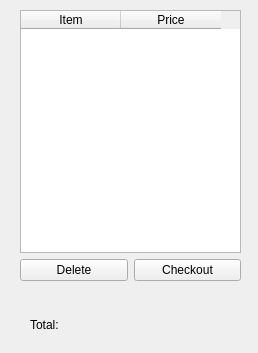
<?xml version="1.0" encoding="UTF-8"?>
<ui version="4.0">
 <class>Cart</class>
 <widget class="QWidget" name="Cart">
  <property name="geometry">
   <rect>
    <x>0</x>
    <y>0</y>
    <width>258</width>
    <height>353</height>
   </rect>
  </property>
  <property name="windowTitle">
   <string>Form</string>
  </property>
  <widget class="QLabel" name="PriceLabel">
   <property name="geometry">
    <rect>
     <x>20</x>
     <y>340</y>
     <width>121</width>
     <height>16</height>
    </rect>
   </property>
   <property name="font">
    <font>
     <weight>75</weight>
     <bold>true</bold>
    </font>
   </property>
   <property name="text">
    <string/>
   </property>
  </widget>
  <widget class="QLabel" name="label">
   <property name="geometry">
    <rect>
     <x>30</x>
     <y>310</y>
     <width>171</width>
     <height>31</height>
    </rect>
   </property>
   <property name="text">
    <string>&lt;html&gt;&lt;head/&gt;&lt;body&gt;&lt;p&gt;Total:&lt;/p&gt;&lt;/body&gt;&lt;/html&gt;</string>
   </property>
  </widget>
  <widget class="QWidget" name="verticalLayoutWidget">
   <property name="geometry">
    <rect>
     <x>20</x>
     <y>10</y>
     <width>221</width>
     <height>271</height>
    </rect>
   </property>
   <layout class="QVBoxLayout" name="verticalLayout">
    <item>
     <widget class="CartTable" name="uiCartTable">
      <column>
       <property name="text">
        <string>Item</string>
       </property>
      </column>
      <column>
       <property name="text">
        <string>Price</string>
       </property>
      </column>
     </widget>
    </item>
    <item>
     <layout class="QGridLayout" name="gridLayout">
      <item row="1" column="1">
       <widget class="QPushButton" name="CheckoutButton">
        <property name="text">
         <string>Checkout</string>
        </property>
       </widget>
      </item>
      <item row="1" column="0">
       <widget class="QPushButton" name="DeleteButton">
        <property name="styleSheet">
         <string notr="true"/>
        </property>
        <property name="text">
         <string>Delete</string>
        </property>
       </widget>
      </item>
     </layout>
    </item>
   </layout>
  </widget>
 </widget>
 <customwidgets>
  <customwidget>
   <class>CartTable</class>
   <extends>QTableWidget</extends>
   <header location="global">carttable.h</header>
  </customwidget>
 </customwidgets>
 <resources/>
 <connections/>
</ui>
